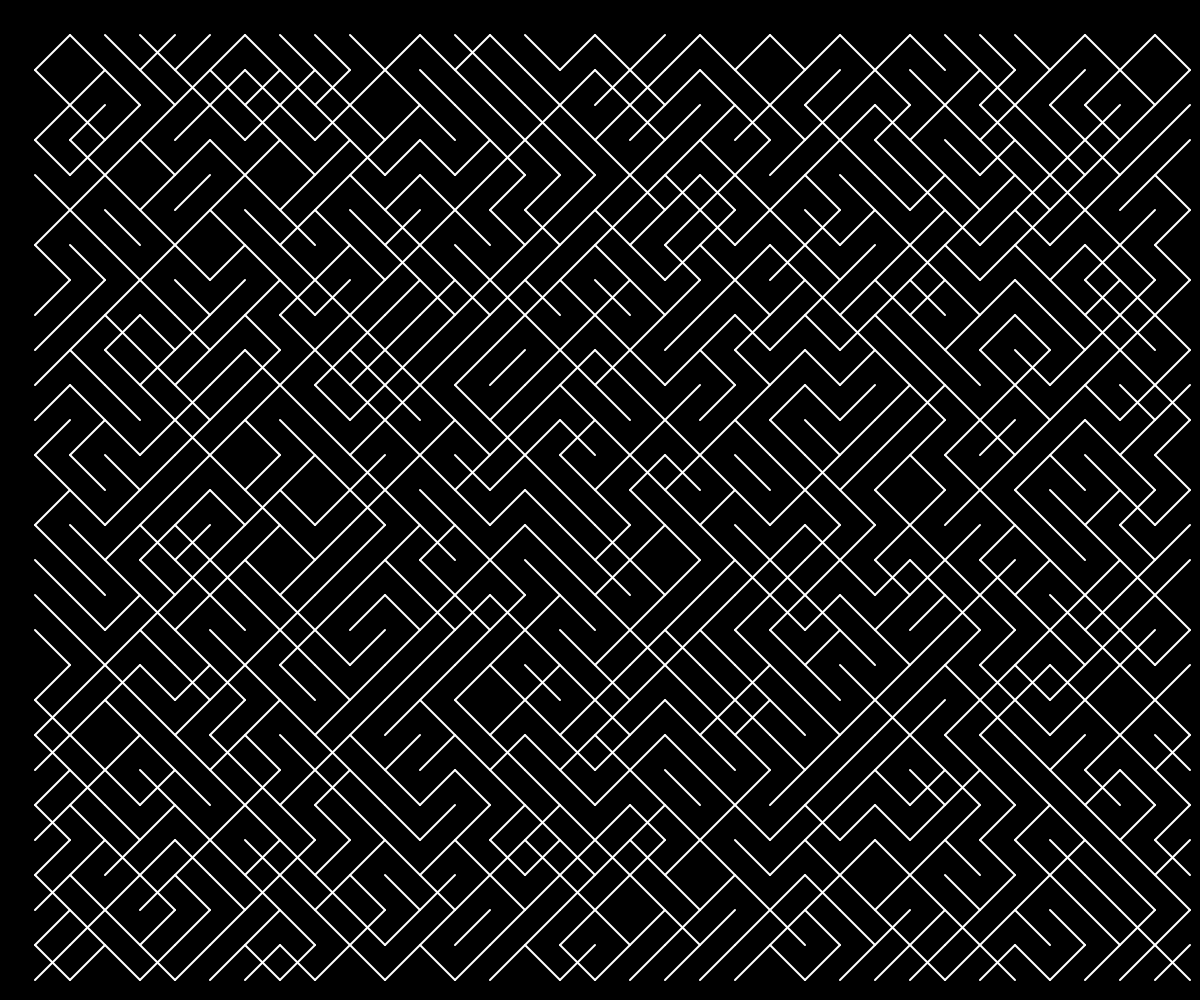
Frame 1 (no input)
Frame 60 (no input): identical to frame 1, image omitted
Frame 120 (the mouse pressed at the canvas centre since frame 60): identical to frame 1, image omitted

The p5.js sketch that drew this single still picture (run headless with seeded random() and noise() and a simulated clock; from frame 60 on, the mouse is pressed at the canvas centre):

// p5.js sketch
// ── sketch.js
var seed = 160;
var siz = 35;


function setup() {

    createCanvas(windowWidth, windowHeight);

    background(0);

    seed = random(1000);

}


function draw() {

    background(0);
    randomSeed(seed);

    stroke(255)

    for (var i = siz; i < windowWidth - siz; i += siz) {
        for (var j = siz; j < windowHeight - siz; j += siz) {

            push()
            var rd = random(100)
            if (rd < 40) {
                strokeWeight(2)
                line(i, j, i + siz, j + siz);
            } else if (rd > 40 && rd < 80) {
                strokeWeight(2)
                line(i, j + siz, i + siz, j);
            } else {
                strokeWeight(2)
                line(i, j, i + siz, j + siz);
                line(i, j + siz, i + siz, j);
            }
            pop()
        }
    }
}

function mouseReleased() {

    seed = random(1000);
    siz = int(random(10, 50))

}
